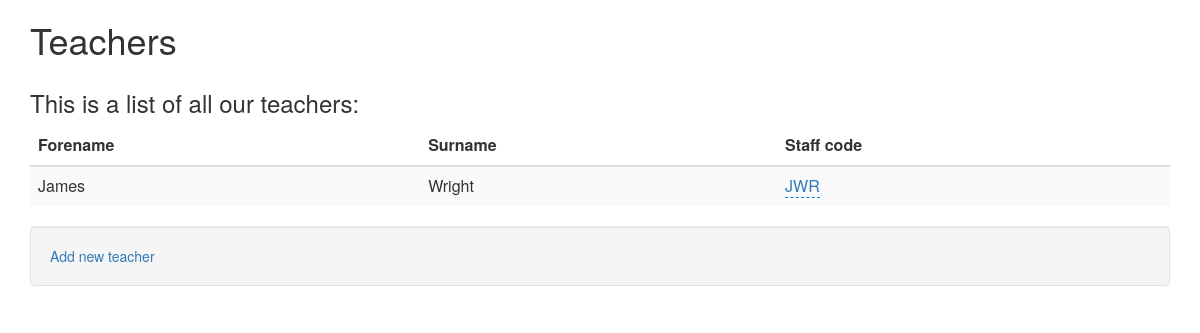
The page /school/teachers/ on the database its author committed.
### school/models.py (models this page shows, shortened)
class Teacher(models.Model):
    TITLES = (
        ('Miss', 'Miss'),
        ('Mrs', 'Mrs'),
        ('Ms', 'Ms'),
        ('Mr', 'Mr'),
        ('Dr', 'Dr'),
    )
    user = models.OneToOneField(User, on_delete=models.CASCADE, unique=True)
    title = models.CharField(max_length=20, choices=TITLES, blank=True)
    staffcode = models.CharField(max_length=10, blank=True)

### school/views.py (the view)
# urls.py: path('teachers/', views.teachers),
def teachers(request):
    teachers = Teacher.objects.order_by('user__last_name')
    return render(request, 'school/teachers.html', {'teachers': teachers})

### school/templates/school/teachers.html (shortened to what this page needs)
{% extends 'tracker/base.html' %}
{% block content %}
        <div class="container">
                <h1>Teachers</h1>
        </div>
        <div class="container">
                <h3>This is a list of all our teachers:</h3>
                <table class="table table-striped">
                    <thead>
                        <tr>
                            <th>Forename</th>
                            <th>Surname</th>
                            <th>Staff code</th>
                        </tr>
                    </thead>
                        {% for teacher in teachers%}
                        <tr>
                            <td>{{teacher.user.first_name}}</td>
                            <td>{{teacher.user.last_name}}</td>
                            <td><a href="teachers/{{teacher.pk}}" class="xeditable" id="staffcode" data-type="text" data-pk="{{teacher.pk}}" data-url="/post" data-title="Enter staff code">{{teacher.staffcode}}</a></td>
                        </tr>
                        {% endfor %}
                </table>
            <div class="well">
                <a href="{% url 'new_teacher' %}">Add new teacher</a>
            </div>
        </div>
{% endblock %}

### tracker/static/css/tracker.css (style rules this page uses)
h1,h2,h3 { color: rgb(139, 124, 124); font-family: 'Cuprum'; }

### rows shown on the page
Teacher: user.first_name "James", user.last_name "Wright", staffcode "JWR"
